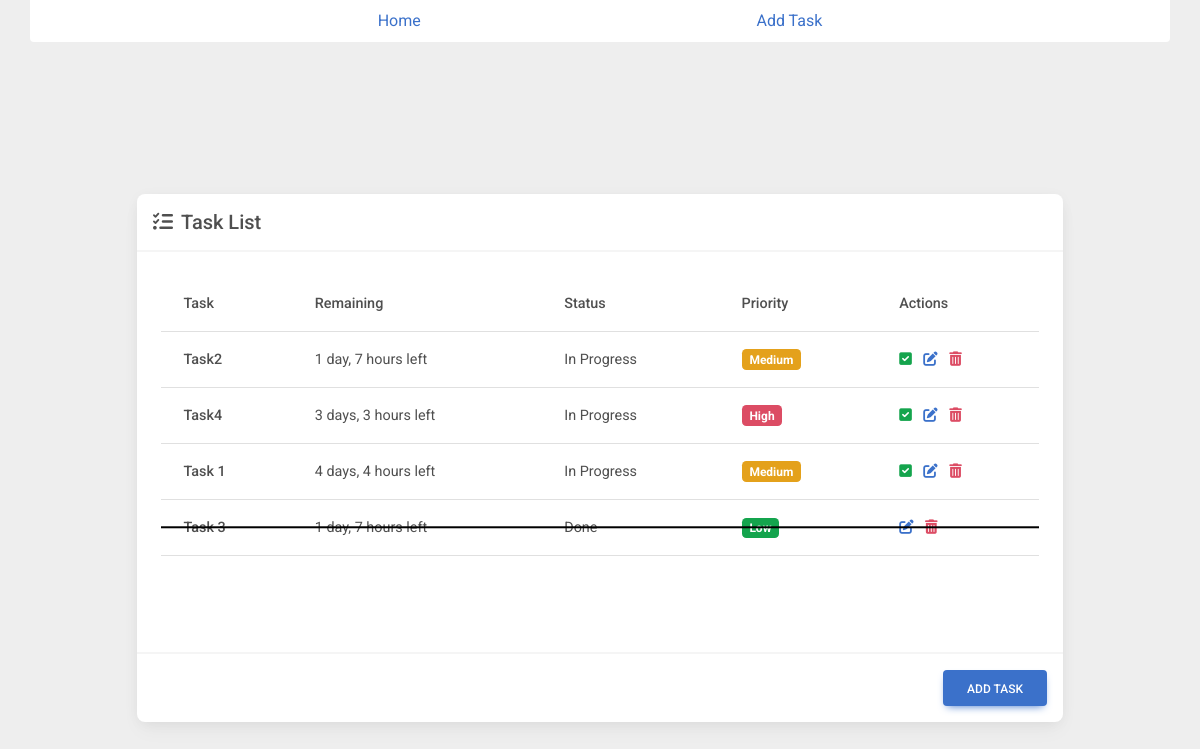
The page / on the database its author committed.
### task/models.py (models this page shows, shortened)
class TaskModel(models.Model):
    PRIORITIES = (
        [1, 'Low'],
        [2, 'Medium'],
        [3, 'High'],
    )
    STATUSES = (
        [True, 'Done'],
        [False, 'In Progress'],
    )
    name = models.CharField(max_length=255)
    deadline = models.DateTimeField()
    created = models.DateTimeField(auto_now_add=True)
    updated = models.DateTimeField(auto_now=True)
    priority = models.PositiveSmallIntegerField(choices=PRIORITIES, default=1)
    status = models.BooleanField(choices=STATUSES, default=False)
    description = models.TextField(blank=True, null=True)
    class Meta:
        verbose_name = _("Task")
        verbose_name_plural = _("Tasks")
        ordering = 'status', 'deadline', '-priority'

### task/views.py (the view)
# urls.py: path('', home_page, name='home'),
def home_page(request: HttpRequest):
    tasks = TaskModel.objects.all()
    context = {'tasks': tasks}
    return render(request, 'task/home.html', context)

### task/templates/task/home.html (shortened to what this page needs)
{% extends 'base.html' %}
{% block content %}
  <main>
    <section class="vh-100">
      <div class="container py-5 h-100">
        <div class="row d-flex justify-content-center align-items-center h-100">
          <div class="col-md-12 col-xl-10">
            <div class="card">
              <div class="card-header p-3">
                <h5 class="mb-0">
                  <i class="fas fa-tasks me-2"></i>Task List
                </h5>
              </div>
              <div class="card-body"
                   data-mdb-perfect-scrollbar="true"
                   style="position: relative;
                          height: 400px;
                          overflow: auto">
                <table class="table mb-0">
                  <thead>
                    <tr>
                      <th scope="col">
                        Task
                      </th>
                      <th scope="col">
                        Remaining
                      </th>
                      <th scope="col">
                        Status
                      </th>
                      <th scope="col">
                        Priority
                      </th>
                      <th scope="col">
                        Actions
                      </th>
                    </tr>
                  </thead>
                  <tbody>
                    {% for task in tasks %}
                      <tr class="fw-normal {% if task.status %} done-task {% endif %} ">
                        <th>
                          <span>{{ task.name }}</span>
                        </th>
                        <td class="align-middle">
                          <span>{{ task.deadline|timeuntil }} left</span>
                        </td>
                        <td class="align-middle">
                          <span>{{ task.get_status_display }}</span>
                        </td>
                        <td class="align-middle">
                          <h6 class="mb-0">
                            <span class="badge
                                         {% if task.priority == 1 %}
                                           bg-success
                                         {% elif task.priority == 2 %}
                                           bg-warning
                                         {% else %}
                                           bg-danger
                                         {% endif %}">{{ task.get_priority_display }}</span>
                          </h6>
                        </td>
                        <td class="align-middle">
                          {% if not task.status %}
                            <a href="{% url 'finish_task' task.pk %}"
                               data-mdb-toggle="tooltip"
                               title="Finish"><i class="fa-solid fa-square-check me-2 text-success"></i></a>
                          {% endif %}
                          <a href="{% url 'edit_task' task.pk %}"
                             data-mdb-toggle="tooltip"
                             title="Edit"><i class="fa-solid fa-pen-to-square text-primary me-2"></i></a>
                          <a href="{% url 'delete_task' task.pk %}"
                             data-mdb-toggle="tooltip"
                             title="Remove"><i class="fas fa-trash-alt text-danger"></i></a>
                        </td>
                      </tr>
                    {% endfor %}
                  </tbody>
                </table>
              </div>
              <div class="card-footer text-end p-3">
                <a href="{% url 'add_task' %}" class="btn btn-primary">
                  Add Task
                </a>
              </div>
            </div>
          </div>
        </div>
      </div>
    </section>
  </main>
{% endblock content %}

### templates/base.html (shortened to what this page needs)
<!DOCTYPE html>
<html lang="en">
  <head>
    <link href="https://cdnjs.cloudflare.com/ajax/libs/font-awesome/6.0.0/css/all.min.css"
          rel="stylesheet" />
    <link href="https://cdnjs.cloudflare.com/ajax/libs/mdb-ui-kit/6.4.0/mdb.min.css"
          rel="stylesheet" />
  </head>
  <body>
    {% block nav %}
      {% include 'navigation.html' %}
    {% endblock nav %}
    {% block content %}
    {% endblock content %}
  </body>
</html>

### templates/navigation.html (shortened to what this page needs)
<nav>
  <div class="container nav-container rounded-bottom">
    <ul class="d-flex align-items-center list-unstyled justify-content-evenly py-2">
      <li>
        <a href="{% url 'home' %}" class="nav-link link link-primary">Home</a>
      </li>
      <li>
        <a href="{% url 'add_task' %}" class="nav-link link link-primary">Add Task</a>
      </li>
    </ul>
  </div>
</nav>

### templates/base.html (style rules this page uses)
body { background-color: #eee; }

### task/templates/task/home.html (style rules this page uses)
.done-task { position: relative; }
.done-task::after { content: ""; position: absolute; height: .1em; transform: translateY(-50%); top: 50%; left: 0; right: 0; background-color: rgb(0, 0, 0); }

### templates/navigation.html (style rules this page uses)
.nav-container { background-color: white; }

### rows shown on the page
TaskModel: name "Task2", deadline "1 day, 7 hours", status "In Progress", priority "Medium"
TaskModel: name "Task4", deadline "3 days, 3 hours", status "In Progress", priority "High"
TaskModel: name "Task 1", deadline "4 days, 4 hours", status "In Progress", priority "Medium"
TaskModel: name "Task 3", deadline "1 day, 7 hours", status "Done", priority "Low"
